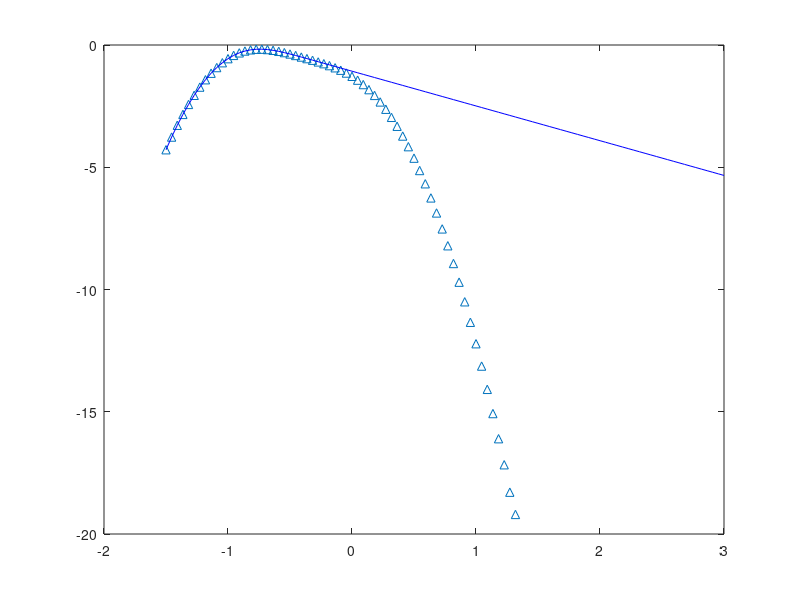

The MATLAB script that drew this image:
%plotting truncated MLP
a = 1.421;
b = -2.071;
c = 0.351;

%T = 2 is the ideal number when d = 1! i.e. \gamma
d = 1;
T = 2;
x0 = logspace(-1.5,3,100); % these are linear values but logarithmically distirbuted.
y0 = log10((a.*0.5).*exp((a.*b)+((a.*c).^2.*0.5)).*x0.^(-a).*(erf(((a.*c)-((log(x0)-b-d*T)./c))./sqrt(2))-erf(((a.*c)-((log(x0)-b)./c))./sqrt(2))));
plot(log10(x0),y0,'^')

hold on 
%MLP
y1 = log10((a.*0.5).*exp((a.*b)+((a.*c).^2.*0.5)).*x0.^(-a).*erfc(((a.*c)-((log(x0)-b)./c))./sqrt(2)));
plot(log10(x0),y1,'b')
